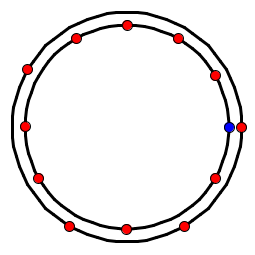
Frame 1 (no input)
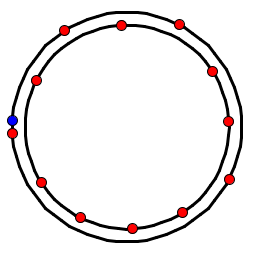
Frame 60 (the mouse pressed at the canvas centre just before this capture)
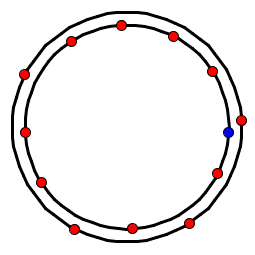
Frame 120 (the mouse held since frame 60 and released just before this capture)

The Processing sketch that drew these frames (run headless with seeded random() and noise(); from frame 60 on, the mouse is pressed at the canvas centre):

// Processing sketch: ilracer
// ── ilracer.pde
Racer _hero_racer;
Racer[] _rival_racers;
float _innerDiameter, _outerDiameter;

void setup() {
  colorMode(RGB);
  size(255, 255);
  smooth();
  frameRate(30);

  _innerDiameter = width * 0.8;
  _outerDiameter = width * 0.9;

  _hero_racer = new Racer(-3, 0, _innerDiameter);
  _rival_racers = new Racer[12];
  for (int $i = 0; $i < _rival_racers.length; $i++) {
    float diameter = _innerDiameter;
    if (round(random(0, 1)) == 1) {
      diameter = _outerDiameter;
    }
    _rival_racers[$i] = new Racer(3, ((360 / _rival_racers.length) * $i), diameter);
  }
}


void draw() {
  background(255);  
  strokeWeight(3);  
  noFill();
  circuit(_innerDiameter);
  circuit(_outerDiameter);

  strokeWeight(1);  
  for (int i = 0; i < _rival_racers.length; i++) {
    _rival_racers[i].drawMe();
  }
  _hero_racer.drawMe();

  int checkFrame = 2;
  for (int i = 0; i < _rival_racers.length; i++) {
    if (_hero_racer.getExtent() == _rival_racers[i].getExtent()) {
      float minAngle = _rival_racers[i].currentAngle() ;
      float maxAngle = _rival_racers[i].nextAngle(checkFrame) ;

      if ( minAngle > maxAngle) {
        float tempAngle = minAngle;
        minAngle = maxAngle ;
        maxAngle = tempAngle;
      }

      // println(str(minAngle) + ' ' + str(maxAngle) + ' ' + str(_hero_racer.currentAngle() ));
      if (minAngle <= _hero_racer.currentAngle() && _hero_racer.currentAngle() <= maxAngle) {
        if (_hero_racer.getExtent() == _innerDiameter) {
          _hero_racer.setExtent(_outerDiameter) ;
        } else {
          _hero_racer.setExtent(_innerDiameter) ;
        }
      }
    }
  }
}

void circuit(float extent) {
  float x, y;
  float centerX = width / 2;
  float centerY = height /2;
  float lastx = width;
  float lasty = height;

  for (float ang = 0; ang <= 360; ang += 5) {
    float rad = radians(ang);
    x = centerX + ((extent / 2) * cos(rad));
    y = centerY + ((extent / 2) * sin(rad));

    if (lastx < width) {
      line(x, y, lastx, lasty);
    }

    lastx = x;
    lasty = y;
  }
}

class Racer {
  float x, y;
  float speed;
  float angle;
  float extent;
  float centerX = width / 2;
  float centerY = height /2;

  Racer(float s, float a, float e) {
    speed = s;
    angle = a;
    extent = e;
  }

  void drawMe() {
    float rad = radians(angle);
    x = centerX + ((extent / 2) * cos(rad));
    y = centerY + ((extent / 2) * sin(rad));

    if (speed > 0 ) {
      fill(255, 0, 0);
    } else {
      fill(0, 0, 255);
    }
    circle(x, y, 10);

    angle = nextAngle();
  }

  float getExtent() {
    return extent;
  }

  void setExtent(float e) {
    extent = e;
  }

  float currentAngle() {
    return angle;
  }

  float nextAngle() {
    return nextAngle(1);
  }

  float nextAngle(int f) {
    float a = currentAngle() + (speed * f);
    if (a > 360) {
      a -= 360;
    }
    if (a < 0) {
      a += 360;
    }
    return a;
  }
}
